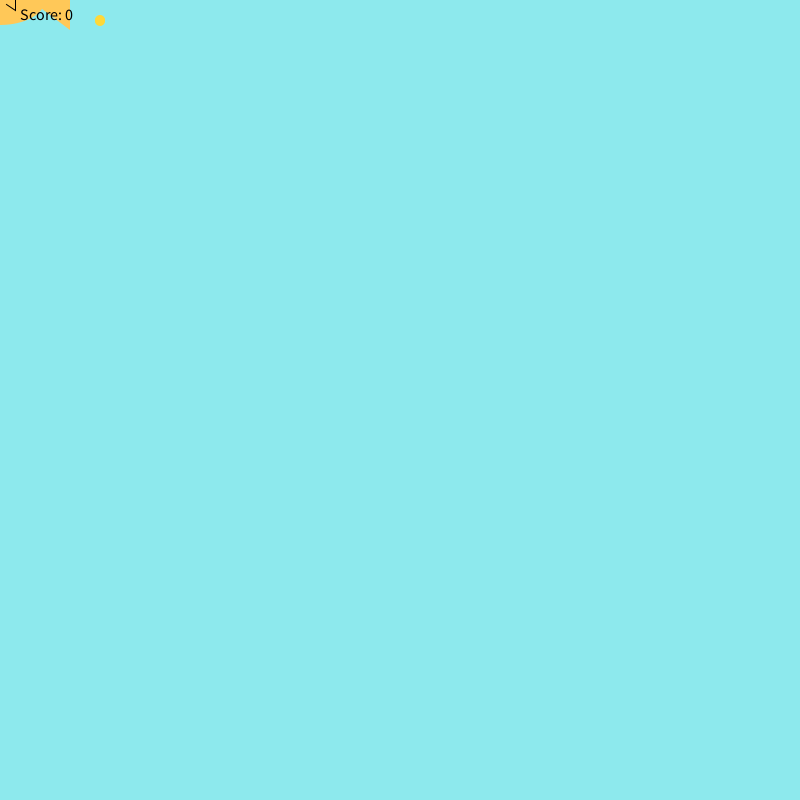
Frame 1 (no input)
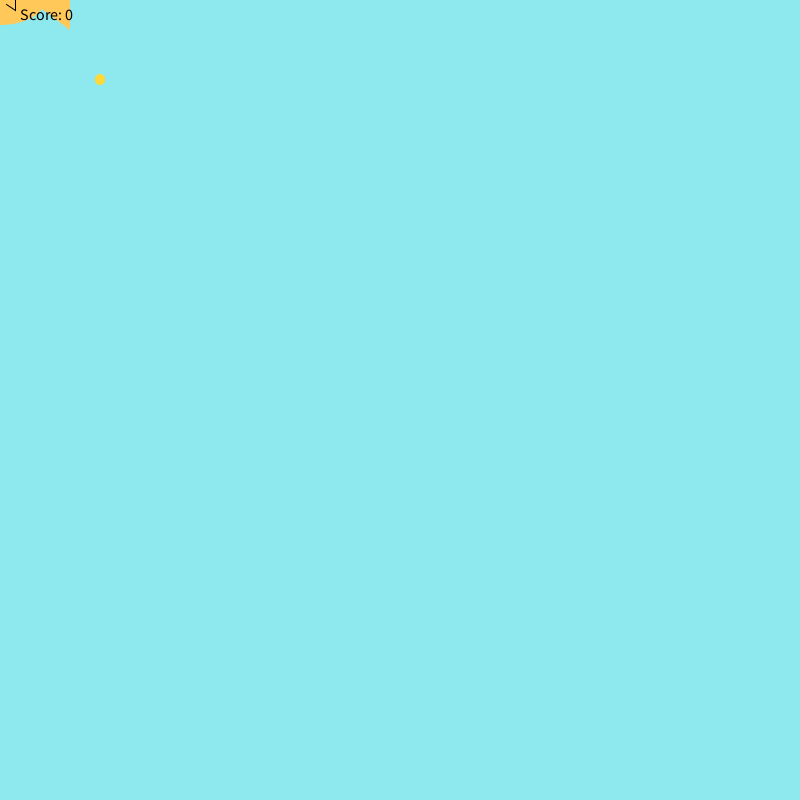
Frame 60 (the mouse pressed at the canvas centre just before this capture)
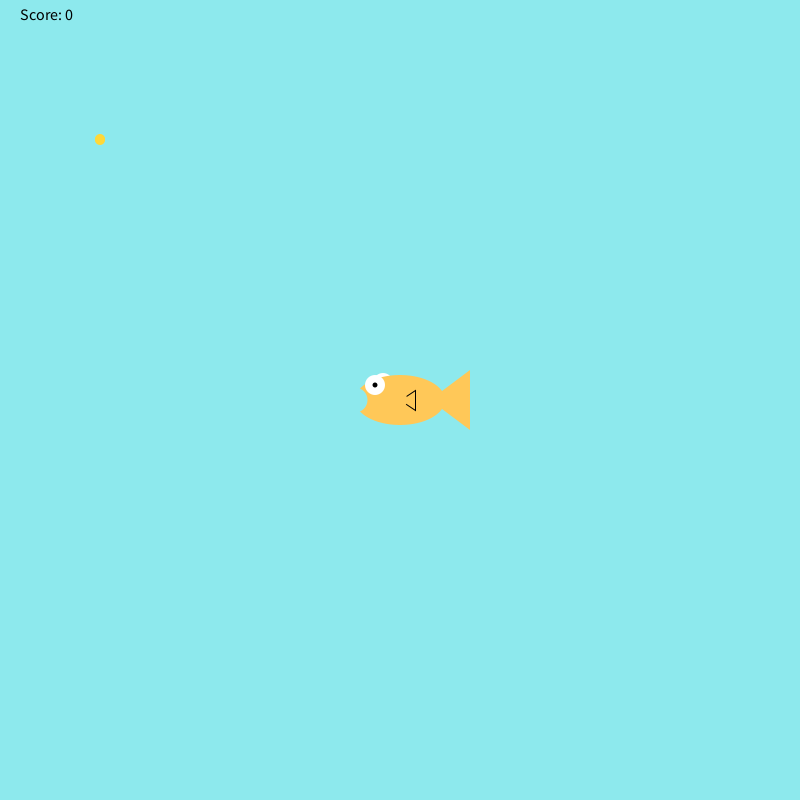
Frame 120 (the mouse held since frame 60 and released just before this capture)

The Processing sketch that drew these frames (run headless with seeded random() and noise(); from frame 60 on, the mouse is pressed at the canvas centre):

// Processing sketch: FishFeeder
// ── FishFeeder.pde
int foodX = 100;
int foodY = 20;
int score = 0;
int speed = 1;

void setup(){
  size(800,800);
}
void draw(){
  if (score<25){
    background(141,233,237);
    
    fill (#FFD839);
    noStroke();
    ellipse(foodX, foodY, 10, 10);
    foodY += speed;
    ellipse(foodX, foodY, 10, 10);
    if (foodY>=height){
      foodY=0;
      if (score>0){
      score--;
      speed--;
      }
      foodX = (int) random(width-20);
    }
  drawFish();
  checkCatch(foodX,foodY);
  fill(0, 0, 0);
  textSize(16);
  text("Score: " + score, 20, 20);
  }
  if(score>=25){
    text("You Win!", 400, 400);
  }


  }
  
  


void drawFish(){
     noStroke();
     fill(255,255,255);
     ellipse(mouseX-17,mouseY-17,20,20); //back side eye
     fill(255,200,88);
     ellipse(mouseX,mouseY,90,50); //body
     triangle(mouseX+30,mouseY,mouseX+70,mouseY+30,mouseX+70,mouseY-30); //tail
     stroke(0);
     triangle(mouseX,mouseY,mouseX+15,mouseY+10,mouseX+15,mouseY-10); //side fin
     noStroke();
     fill(255,200,88);
     ellipse(mouseX,mouseY,15,15); //side fin cover
     noStroke();
     fill(255,255,255);
     ellipse(mouseX-25,mouseY-15,20,20); //front eye
     fill(0,0,0);
     ellipse(mouseX-25,mouseY-15,5,5); //pupil
     fill(141,233,237);
     ellipse(mouseX-45,mouseY,25,25); //mouth
}

void checkCatch(int x, int y){
     if(x > mouseX-70 && x < mouseX+70){
          if(y > mouseY-40 && y < mouseY+50){
               score++;
               speed++;
               foodY = 20; //if the food was eaten, make more food fall from the top
               foodX = (int) random(width-20);
          }
     }
}
